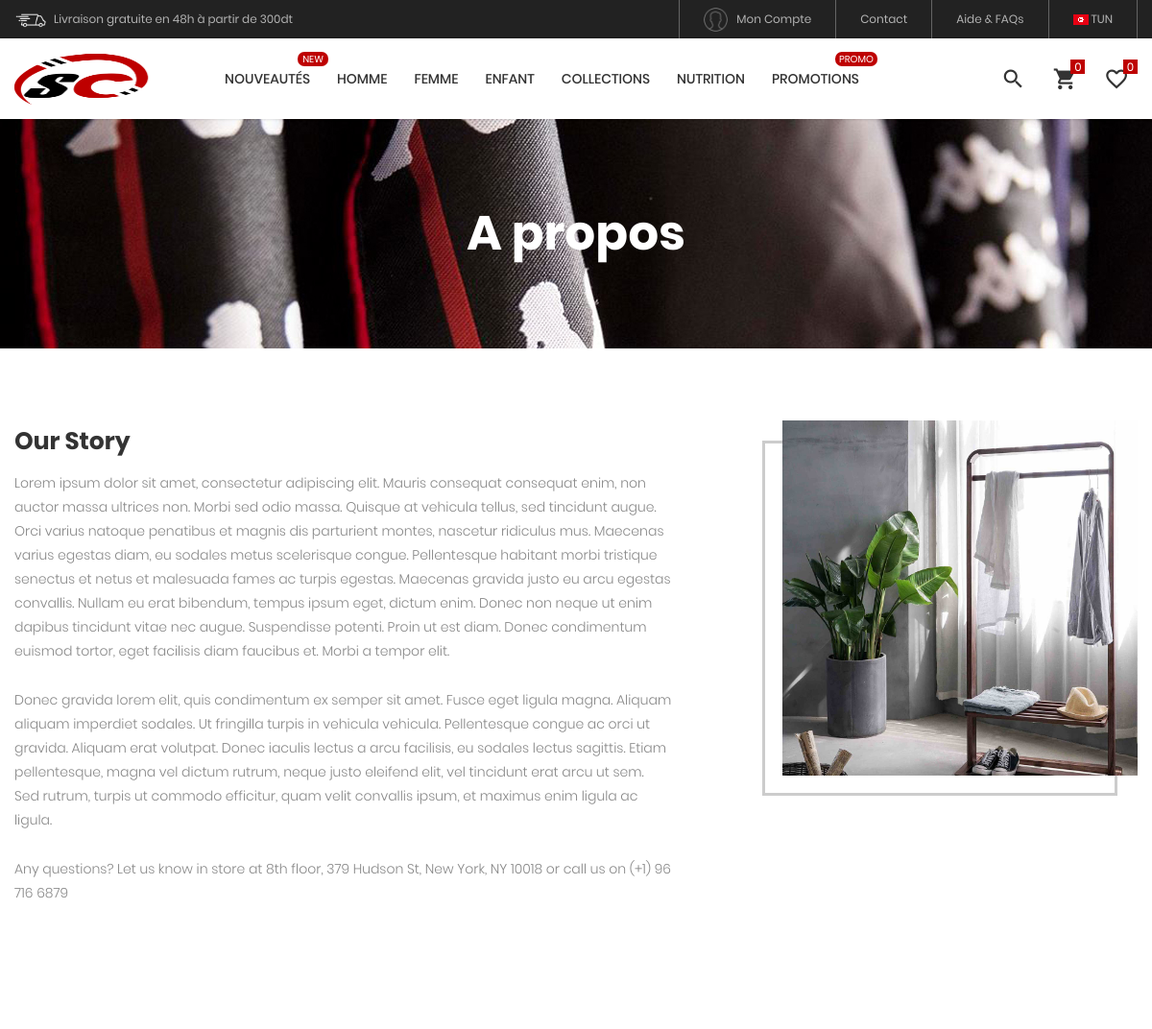
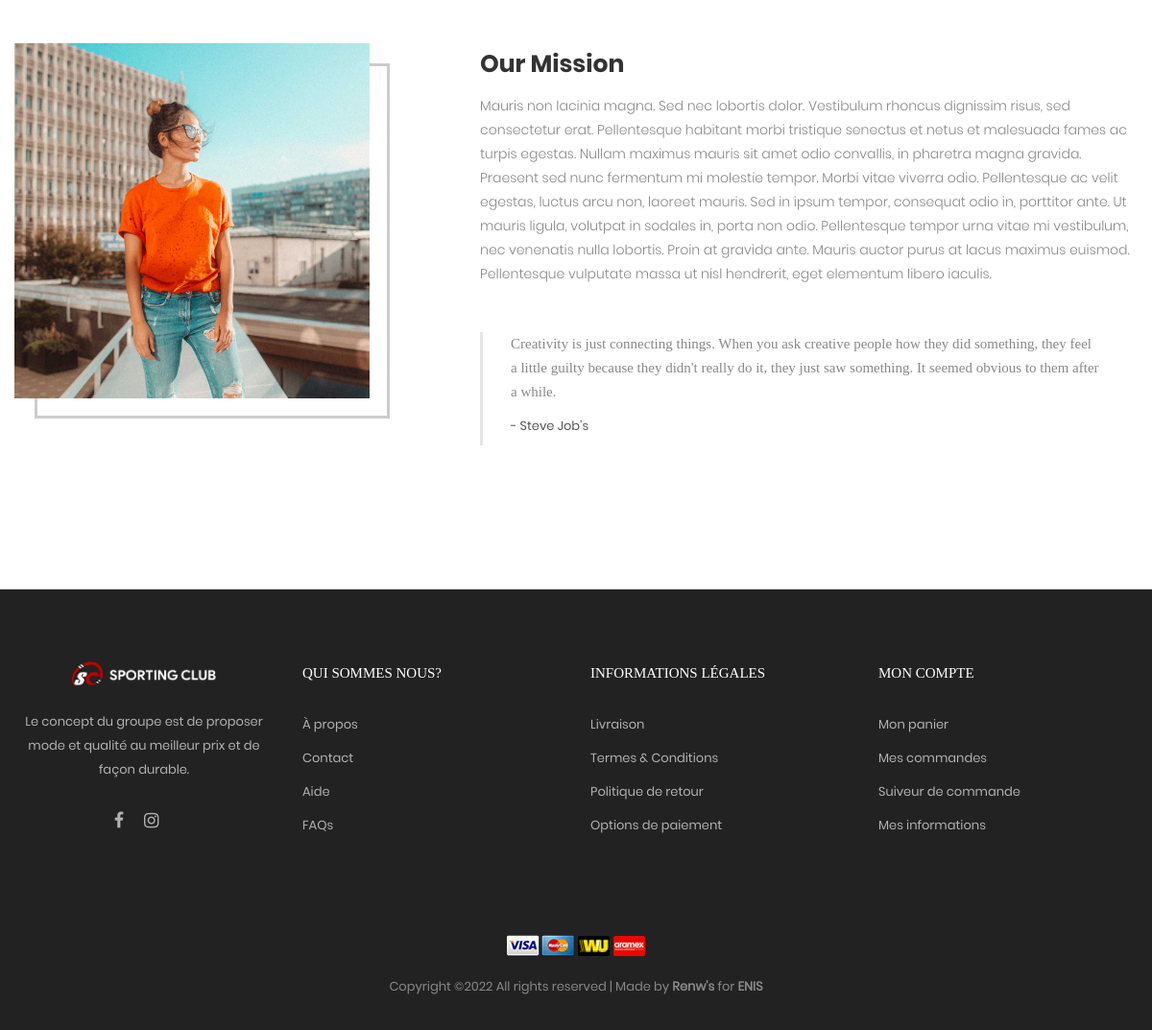
The page /sportingclub/public/about.php on the database its author committed (2 pictures, top to bottom).
### tables this page shows
CREATE TABLE IF NOT EXISTS `category` (
  `id` int(11) NOT NULL AUTO_INCREMENT,
  `reference` varchar(20) NOT NULL,
  `label` varchar(255) NOT NULL,
  `description` varchar(255) NOT NULL,
  `banner` int(2) DEFAULT '0',
  `photo` varchar(255) NOT NULL,
  PRIMARY KEY (`id`),
  UNIQUE KEY `label` (`label`)
);

### sportingclub/resources/functions.php (called while the page is built, shortened)
<?php
function query($sql)
{
    global $connection;
    return mysqli_query($connection, $sql);
}
function fetch_array($result)
{
    return mysqli_fetch_array($result);
}

### sportingclub/resources/templates/front/categories.php (the view, shortened to what this page needs)
<div class="menu-desktop">
    <ul class="main-menu">
        <?php
        echo "<li class='label1' data-label1='New'><a href='new_products.php'>NOUVEAUTÉS</a><ul class='sub-menu'>";
        echo "</ul></li>";
        $query = query("SELECT * FROM category");
        while ($row = fetch_array($query)) {
            $categories_links = "<li><a href='category.php?id={$row['id']}'>{$row['label']}</a><ul class='sub-menu'>";
            echo $categories_links;
            $categories_links = "</ul></li>";
            echo $categories_links;
        }
        echo "<li class='label1' data-label1='promo'><a href='discount.php'>PROMOTIONS</a><ul class='sub-menu'>";
        echo "</ul></li>";
        ?>
    </ul>
</div>

### sportingclub/public/css/main.css (style rules this page uses)
.menu-desktop { display: -webkit-box; display: -webkit-flex; display: -moz-box; display: -ms-flexbox; display: flex; align-items: center; height: 100%; }
.main-menu { list-style-type: none; margin: 0; display: -webkit-box; display: -webkit-flex; display: -moz-box; display: -ms-flexbox; display: flex; align-items: center; }
.main-menu > li { display: block; position: relative; padding: 20px 10px 20px 0px; margin: 0px 4px 0px 14px; }
.main-menu > li > a { font-family: Poppins-Medium; font-size: 14px; color: #333; padding: 5px 0px; transition: all 0.4s; -webkit-transition: all 0.4s; -o-transition: all 0.4s; -moz-transition: all 0.4s; }
.label1 { position: relative; }
.label1::after { content: attr(data-label1); font-family: Poppins-Regular; font-size: 10px; line-height: 15px; color: #fff; text-transform: uppercase; text-align: center; display: block; position: absolute; top: 3px; right: -9px; height: 15px; min-width: 32px; border-radius: 7px; padding: 0 4px; background-color:rgb(190,0,0); }

### rows shown on the page
category: label "HOMME"
category: label "FEMME"
category: label "ENFANT"
category: label "COLLECTIONS"
category: label "NUTRITION"

### other values the page prints
$_SESSION['user_first_name'] "Mon"
$_SESSION['user_last_name'] "Compte"
